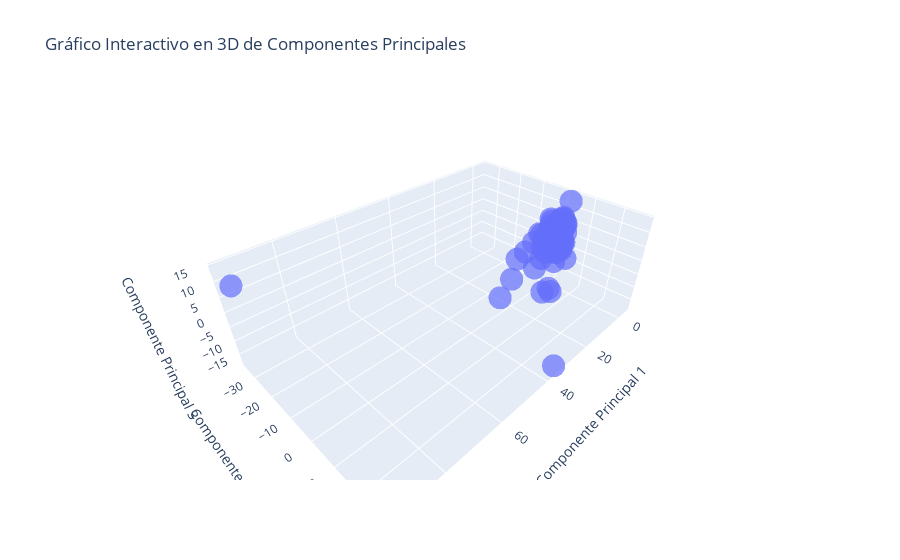

The notebook cell this image was saved under:
### Code cell
from sklearn.decomposition import PCA
from sklearn.preprocessing import StandardScaler
import plotly.express as px
import pandas as pd

# Estandariza los datos
scaler = StandardScaler()
data_scaled = scaler.fit_transform(county_west_census_filtered) #filtered_data

# Aplica PCA a los datos estandarizados
pca = PCA(n_components=3)
pca_data = pca.fit_transform(data_scaled)
print(sum(pca.explained_variance_ratio_[:3]))

# Crear un DataFrame con los componentes principales
pca_df = pd.DataFrame(pca_data, columns=["PC1", "PC2", "PC3"])

fig = px.scatter_3d(
    pca_df,
    x="PC1",  # Eje X: Componente Principal 1
    y="PC2",  # Eje Y: Componente Principal 2
    z="PC3",  # Eje Z: Componente Principal 3
    title="Gráfico Interactivo en 3D de Componentes Principales",
    labels={"PC1": "Componente Principal 1", "PC2": "Componente Principal 2", "PC3": "Componente Principal 3"},
    opacity=0.7
)

# Mostrar el gráfico interactivo
fig.show()

### Figure 1 — Plotly figure (JSON) as saved in the notebook; plotly's stock layout.template omitted (floating-point values rounded to 4 significant figures; data arrays with more than 128 entries replaced by an {"elided": "..."} marker saying what was removed)
{"data": [{"hovertemplate": "Componente Principal 1=%{x}<br>Componente Principal 2=%{y}<br>Componente Principal 3=%{z}<extra></extra>", "legendgroup": "", "marker": {"color": "#636efa", "opacity": 0.7, "symbol": "circle"}, "mode": "markers", "name": "", "scene": "scene", "showlegend": false, "type": "scatter3d", "x": {"elided": "340 float values"}, "y": {"elided": "340 float values"}, "z": {"elided": "340 float values"}}], "layout": {"legend": {"tracegroupgap": 0}, "scene": {"domain": {"x": [0, 1], "y": [0, 1]}, "xaxis": {"title": {"text": "Componente Principal 1"}}, "yaxis": {"title": {"text": "Componente Principal 2"}}, "zaxis": {"title": {"text": "Componente Principal 3"}}}, "title": {"text": "Gráfico Interactivo en 3D de Componentes Principales"}}}
